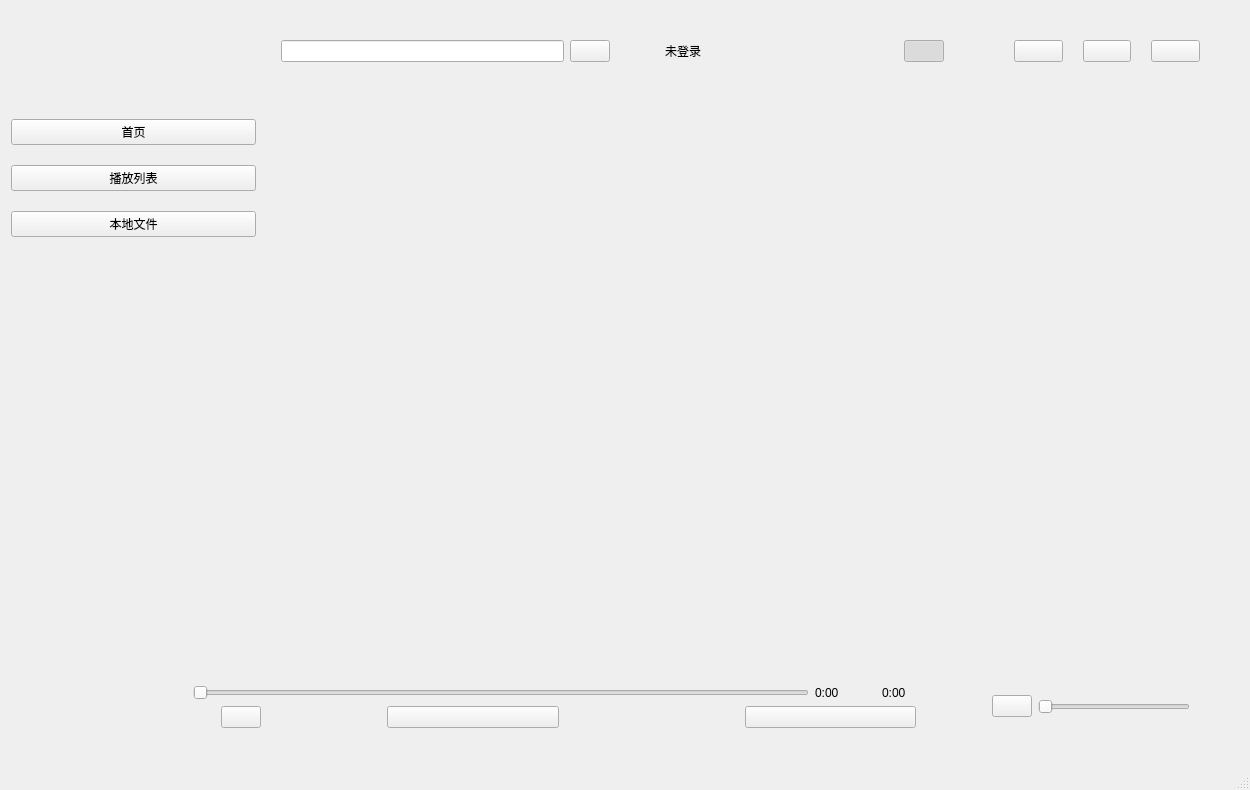
<?xml version="1.0" encoding="UTF-8"?>
<ui version="4.0">
 <class>MainWindow</class>
 <widget class="QMainWindow" name="MainWindow">
  <property name="geometry">
   <rect>
    <x>0</x>
    <y>0</y>
    <width>1250</width>
    <height>790</height>
   </rect>
  </property>
  <property name="windowTitle">
   <string>MainWindow</string>
  </property>
  <widget class="QWidget" name="centralwidget">
   <layout class="QHBoxLayout" name="horizontalLayout_6">
    <item>
     <layout class="QVBoxLayout" name="mainlLayout" stretch="1,10,1">
      <property name="leftMargin">
       <number>1</number>
      </property>
      <property name="topMargin">
       <number>1</number>
      </property>
      <property name="rightMargin">
       <number>1</number>
      </property>
      <property name="bottomMargin">
       <number>1</number>
      </property>
      <item>
       <layout class="QHBoxLayout" name="titleLayout" stretch="2,3,3,2">
        <property name="spacing">
         <number>20</number>
        </property>
        <property name="leftMargin">
         <number>20</number>
        </property>
        <property name="topMargin">
         <number>20</number>
        </property>
        <property name="rightMargin">
         <number>20</number>
        </property>
        <property name="bottomMargin">
         <number>20</number>
        </property>
        <item>
         <layout class="QHBoxLayout" name="logoLayout">
          <property name="leftMargin">
           <number>30</number>
          </property>
          <property name="rightMargin">
           <number>30</number>
          </property>
          <item>
           <widget class="QLabel" name="label">
            <property name="text">
             <string/>
            </property>
            <property name="pixmap">
             <pixmap resource="resource.qrc">:/images1/logo(1)(1).png</pixmap>
            </property>
           </widget>
          </item>
         </layout>
        </item>
        <item>
         <widget class="QWidget" name="searchWidgt" native="true">
          <layout class="QHBoxLayout" name="searchLayout" stretch="4,0">
           <property name="leftMargin">
            <number>5</number>
           </property>
           <property name="rightMargin">
            <number>5</number>
           </property>
           <item>
            <widget class="QLineEdit" name="lineEdit"/>
           </item>
           <item>
            <widget class="QPushButton" name="rightButton">
             <property name="text">
              <string/>
             </property>
             <property name="icon">
              <iconset resource="resource.qrc">
               <normaloff>:/images2/sousuo2.png</normaloff>:/images2/sousuo2.png</iconset>
             </property>
            </widget>
           </item>
          </layout>
         </widget>
        </item>
        <item>
         <layout class="QHBoxLayout" name="userLayout" stretch="4,0">
          <property name="leftMargin">
           <number>30</number>
          </property>
          <property name="rightMargin">
           <number>30</number>
          </property>
          <item>
           <widget class="QLabel" name="userNameLabel">
            <property name="sizePolicy">
             <sizepolicy hsizetype="Preferred" vsizetype="Preferred">
              <horstretch>0</horstretch>
              <verstretch>0</verstretch>
             </sizepolicy>
            </property>
            <property name="text">
             <string>未登录</string>
            </property>
           </widget>
          </item>
          <item>
           <widget class="QPushButton" name="iconButton">
            <property name="text">
             <string/>
            </property>
            <property name="icon">
             <iconset resource="resource.qrc">
              <normaloff>:/images2/touxiang.png</normaloff>:/images2/touxiang.png</iconset>
            </property>
            <property name="checkable">
             <bool>true</bool>
            </property>
            <property name="checked">
             <bool>true</bool>
            </property>
           </widget>
          </item>
         </layout>
        </item>
        <item>
         <layout class="QHBoxLayout" name="operateLayout">
          <property name="spacing">
           <number>20</number>
          </property>
          <property name="leftMargin">
           <number>20</number>
          </property>
          <property name="topMargin">
           <number>10</number>
          </property>
          <property name="rightMargin">
           <number>20</number>
          </property>
          <property name="bottomMargin">
           <number>10</number>
          </property>
          <item>
           <widget class="QPushButton" name="minButton">
            <property name="sizePolicy">
             <sizepolicy hsizetype="Preferred" vsizetype="Preferred">
              <horstretch>0</horstretch>
              <verstretch>0</verstretch>
             </sizepolicy>
            </property>
            <property name="maximumSize">
             <size>
              <width>50</width>
              <height>50</height>
             </size>
            </property>
            <property name="styleSheet">
             <string notr="true"/>
            </property>
            <property name="text">
             <string/>
            </property>
            <property name="icon">
             <iconset resource="resource.qrc">
              <normaloff>:/images2/min_hei.png</normaloff>:/images2/min_hei.png</iconset>
            </property>
           </widget>
          </item>
          <item>
           <widget class="QPushButton" name="maxiButton">
            <property name="enabled">
             <bool>true</bool>
            </property>
            <property name="sizePolicy">
             <sizepolicy hsizetype="Preferred" vsizetype="Preferred">
              <horstretch>0</horstretch>
              <verstretch>0</verstretch>
             </sizepolicy>
            </property>
            <property name="maximumSize">
             <size>
              <width>50</width>
              <height>50</height>
             </size>
            </property>
            <property name="text">
             <string/>
            </property>
            <property name="icon">
             <iconset resource="resource.qrc">
              <normaloff>:/images2/max_hei.png</normaloff>:/images2/max_hei.png</iconset>
            </property>
           </widget>
          </item>
          <item>
           <widget class="QPushButton" name="closeButton">
            <property name="sizePolicy">
             <sizepolicy hsizetype="Preferred" vsizetype="Preferred">
              <horstretch>0</horstretch>
              <verstretch>0</verstretch>
             </sizepolicy>
            </property>
            <property name="maximumSize">
             <size>
              <width>50</width>
              <height>50</height>
             </size>
            </property>
            <property name="text">
             <string/>
            </property>
            <property name="icon">
             <iconset resource="resource.qrc">
              <normaloff>:/images2/quit_hei.png</normaloff>:/images2/quit_hei.png</iconset>
            </property>
           </widget>
          </item>
         </layout>
        </item>
       </layout>
      </item>
      <item>
       <layout class="QHBoxLayout" name="screenlLayout" stretch="1,4">
        <property name="spacing">
         <number>1</number>
        </property>
        <property name="leftMargin">
         <number>1</number>
        </property>
        <property name="topMargin">
         <number>1</number>
        </property>
        <property name="rightMargin">
         <number>1</number>
        </property>
        <property name="bottomMargin">
         <number>1</number>
        </property>
        <item>
         <layout class="QVBoxLayout" name="verticalLayout" stretch="1,1,1,0">
          <property name="spacing">
           <number>20</number>
          </property>
          <property name="topMargin">
           <number>20</number>
          </property>
          <property name="bottomMargin">
           <number>20</number>
          </property>
          <item>
           <widget class="QPushButton" name="pushButton">
            <property name="text">
             <string>首页</string>
            </property>
            <property name="icon">
             <iconset resource="resource.qrc">
              <normaloff>:/images2/systemTray.png</normaloff>:/images2/systemTray.png</iconset>
            </property>
           </widget>
          </item>
          <item>
           <widget class="QPushButton" name="toPlaylistButton">
            <property name="text">
             <string>播放列表</string>
            </property>
            <property name="icon">
             <iconset resource="resource.qrc">
              <normaloff>:/images1/playlist-hover.png</normaloff>:/images1/playlist-hover.png</iconset>
            </property>
           </widget>
          </item>
          <item>
           <widget class="QPushButton" name="select_file">
            <property name="text">
             <string>本地文件</string>
            </property>
            <property name="icon">
             <iconset resource="resource.qrc">
              <normaloff>:/images2/mini_hei.png</normaloff>:/images2/mini_hei.png</iconset>
            </property>
           </widget>
          </item>
          <item>
           <spacer name="verticalSpacer_6">
            <property name="orientation">
             <enum>Qt::Vertical</enum>
            </property>
            <property name="sizeHint" stdset="0">
             <size>
              <width>20</width>
              <height>40</height>
             </size>
            </property>
           </spacer>
          </item>
         </layout>
        </item>
        <item>
         <widget class="QStackedWidget" name="stackedWidget">
          <property name="minimumSize">
           <size>
            <width>800</width>
            <height>0</height>
           </size>
          </property>
          <property name="currentIndex">
           <number>1</number>
          </property>
          <widget class="QWidget" name="logwidget">
           <widget class="QWidget" name="verticalLayoutWidget_2">
            <property name="geometry">
             <rect>
              <x>260</x>
              <y>70</y>
              <width>371</width>
              <height>291</height>
             </rect>
            </property>
            <layout class="QVBoxLayout" name="verticalLayout_2">
             <property name="topMargin">
              <number>0</number>
             </property>
             <property name="bottomMargin">
              <number>0</number>
             </property>
             <item>
              <spacer name="verticalSpacer_5">
               <property name="orientation">
                <enum>Qt::Vertical</enum>
               </property>
               <property name="sizeHint" stdset="0">
                <size>
                 <width>20</width>
                 <height>40</height>
                </size>
               </property>
              </spacer>
             </item>
             <item>
              <layout class="QHBoxLayout" name="horizontalLayout_2">
               <property name="spacing">
                <number>0</number>
               </property>
               <property name="leftMargin">
                <number>0</number>
               </property>
               <property name="rightMargin">
                <number>0</number>
               </property>
               <property name="bottomMargin">
                <number>0</number>
               </property>
               <item>
                <spacer name="horizontalSpacer_3">
                 <property name="orientation">
                  <enum>Qt::Horizontal</enum>
                 </property>
                 <property name="sizeHint" stdset="0">
                  <size>
                   <width>40</width>
                   <height>20</height>
                  </size>
                 </property>
                </spacer>
               </item>
               <item>
                <widget class="QLabel" name="lable">
                 <property name="text">
                  <string>请登录</string>
                 </property>
                </widget>
               </item>
               <item>
                <spacer name="horizontalSpacer_8">
                 <property name="orientation">
                  <enum>Qt::Horizontal</enum>
                 </property>
                 <property name="sizeHint" stdset="0">
                  <size>
                   <width>40</width>
                   <height>20</height>
                  </size>
                 </property>
                </spacer>
               </item>
              </layout>
             </item>
             <item>
              <spacer name="verticalSpacer_2">
               <property name="orientation">
                <enum>Qt::Vertical</enum>
               </property>
               <property name="sizeHint" stdset="0">
                <size>
                 <width>20</width>
                 <height>40</height>
                </size>
               </property>
              </spacer>
             </item>
             <item>
              <layout class="QHBoxLayout" name="horizontalLayout_3">
               <item>
                <spacer name="horizontalSpacer_5">
                 <property name="orientation">
                  <enum>Qt::Horizontal</enum>
                 </property>
                 <property name="sizeHint" stdset="0">
                  <size>
                   <width>40</width>
                   <height>20</height>
                  </size>
                 </property>
                </spacer>
               </item>
               <item>
                <widget class="QLabel" name="label_4">
                 <property name="text">
                  <string>用户名</string>
                 </property>
                </widget>
               </item>
               <item>
                <widget class="QLineEdit" name="username1"/>
               </item>
               <item>
                <spacer name="horizontalSpacer_4">
                 <property name="orientation">
                  <enum>Qt::Horizontal</enum>
                 </property>
                 <property name="sizeHint" stdset="0">
                  <size>
                   <width>40</width>
                   <height>20</height>
                  </size>
                 </property>
                </spacer>
               </item>
              </layout>
             </item>
             <item>
              <spacer name="verticalSpacer_3">
               <property name="orientation">
                <enum>Qt::Vertical</enum>
               </property>
               <property name="sizeHint" stdset="0">
                <size>
                 <width>20</width>
                 <height>40</height>
                </size>
               </property>
              </spacer>
             </item>
             <item>
              <layout class="QHBoxLayout" name="horizontalLayout_4">
               <item>
                <spacer name="horizontalSpacer_6">
                 <property name="orientation">
                  <enum>Qt::Horizontal</enum>
                 </property>
                 <property name="sizeHint" stdset="0">
                  <size>
                   <width>40</width>
                   <height>20</height>
                  </size>
                 </property>
                </spacer>
               </item>
               <item>
                <widget class="QLabel" name="label_5">
                 <property name="text">
                  <string>  密码  </string>
                 </property>
                </widget>
               </item>
               <item>
                <widget class="QLineEdit" name="userpassword"/>
               </item>
               <item>
                <spacer name="horizontalSpacer_7">
                 <property name="orientation">
                  <enum>Qt::Horizontal</enum>
                 </property>
                 <property name="sizeHint" stdset="0">
                  <size>
                   <width>40</width>
                   <height>20</height>
                  </size>
                 </property>
                </spacer>
               </item>
              </layout>
             </item>
             <item>
              <spacer name="verticalSpacer_4">
               <property name="orientation">
                <enum>Qt::Vertical</enum>
               </property>
               <property name="sizeHint" stdset="0">
                <size>
                 <width>20</width>
                 <height>40</height>
                </size>
               </property>
              </spacer>
             </item>
             <item>
              <layout class="QHBoxLayout" name="horizontalLayout_5">
               <item>
                <spacer name="horizontalSpacer_2">
                 <property name="orientation">
                  <enum>Qt::Horizontal</enum>
                 </property>
                 <property name="sizeHint" stdset="0">
                  <size>
                   <width>40</width>
                   <height>20</height>
                  </size>
                 </property>
                </spacer>
               </item>
               <item>
                <widget class="QPushButton" name="logButton">
                 <property name="text">
                  <string>登录</string>
                 </property>
                </widget>
               </item>
               <item>
                <widget class="QPushButton" name="regButton">
                 <property name="text">
                  <string>注册</string>
                 </property>
                </widget>
               </item>
               <item>
                <spacer name="horizontalSpacer_9">
                 <property name="orientation">
                  <enum>Qt::Horizontal</enum>
                 </property>
                 <property name="sizeHint" stdset="0">
                  <size>
                   <width>40</width>
                   <height>20</height>
                  </size>
                 </property>
                </spacer>
               </item>
              </layout>
             </item>
             <item>
              <spacer name="verticalSpacer">
               <property name="orientation">
                <enum>Qt::Vertical</enum>
               </property>
               <property name="sizeHint" stdset="0">
                <size>
                 <width>20</width>
                 <height>40</height>
                </size>
               </property>
              </spacer>
             </item>
            </layout>
           </widget>
          </widget>
          <widget class="VideoWidget" name="screenWidget"/>
          <widget class="QWidget" name="firstpage"/>
          <widget class="QWidget" name="userpage">
           <widget class="QWidget" name="userwidget" native="true">
            <property name="geometry">
             <rect>
              <x>0</x>
              <y>0</y>
              <width>981</width>
              <height>511</height>
             </rect>
            </property>
            <widget class="QPushButton" name="sign_button">
             <property name="geometry">
              <rect>
               <x>420</x>
               <y>170</y>
               <width>93</width>
               <height>41</height>
              </rect>
             </property>
             <property name="font">
              <font>
               <family>Cascadia Code</family>
               <pointsize>10</pointsize>
               <weight>75</weight>
               <italic>false</italic>
               <bold>true</bold>
              </font>
             </property>
             <property name="text">
              <string>签到</string>
             </property>
             <property name="icon">
              <iconset>
               <normaloff>../images1/like-hover.png</normaloff>../images1/like-hover.png</iconset>
             </property>
            </widget>
            <widget class="QPushButton" name="Personality_set_button">
             <property name="geometry">
              <rect>
               <x>320</x>
               <y>280</y>
               <width>299</width>
               <height>61</height>
              </rect>
             </property>
             <property name="font">
              <font>
               <family>Constantia</family>
               <pointsize>10</pointsize>
              </font>
             </property>
             <property name="text">
              <string>   个人信息设置          &gt;</string>
             </property>
             <property name="icon">
              <iconset>
               <normaloff>../images1/个人信息.png</normaloff>../images1/个人信息.png</iconset>
             </property>
             <property name="iconSize">
              <size>
               <width>32</width>
               <height>32</height>
              </size>
             </property>
            </widget>
            <widget class="QPushButton" name="logout_button">
             <property name="geometry">
              <rect>
               <x>320</x>
               <y>340</y>
               <width>299</width>
               <height>61</height>
              </rect>
             </property>
             <property name="font">
              <font>
               <family>Calisto MT</family>
               <pointsize>10</pointsize>
              </font>
             </property>
             <property name="text">
              <string>退出登录</string>
             </property>
             <property name="icon">
              <iconset>
               <normaloff>../images1/退出.png</normaloff>../images1/退出.png</iconset>
             </property>
             <property name="iconSize">
              <size>
               <width>32</width>
               <height>32</height>
              </size>
             </property>
            </widget>
            <widget class="QGraphicsView" name="self_picture">
             <property name="geometry">
              <rect>
               <x>400</x>
               <y>60</y>
               <width>131</width>
               <height>101</height>
              </rect>
             </property>
            </widget>
            <widget class="QLabel" name="label_2">
             <property name="geometry">
              <rect>
               <x>330</x>
               <y>220</y>
               <width>41</width>
               <height>61</height>
              </rect>
             </property>
             <property name="font">
              <font>
               <family>DejaVu Math TeX Gyre</family>
               <pointsize>11</pointsize>
              </font>
             </property>
             <property name="frameShadow">
              <enum>QFrame::Raised</enum>
             </property>
             <property name="text">
              <string>   昵称</string>
             </property>
             <property name="textFormat">
              <enum>Qt::RichText</enum>
             </property>
            </widget>
            <widget class="QTextBrowser" name="textBrowser">
             <property name="geometry">
              <rect>
               <x>380</x>
               <y>230</y>
               <width>241</width>
               <height>51</height>
              </rect>
             </property>
            </widget>
           </widget>
          </widget>
          <widget class="QWidget" name="MusicPage">
           <widget class="QTableWidget" name="MusicTable">
            <property name="geometry">
             <rect>
              <x>0</x>
              <y>0</y>
              <width>981</width>
              <height>511</height>
             </rect>
            </property>
            <property name="styleSheet">
             <string notr="true">QTableWidget
{
	background: transparent;
	border: none;
	alternate-background-color: rgba(132, 136, 139, 20);
}

QHeaderView::section
{
	background-color: transparent;
}

QTableView QTableCornerButton::section
{
	background:transparent;
}
</string>
            </property>
           </widget>
          </widget>
          <widget class="setuser" name="setuserpage"/>
          <widget class="QWidget" name="searchPage">
           <widget class="QTableWidget" name="searchResultTable">
            <property name="geometry">
             <rect>
              <x>0</x>
              <y>0</y>
              <width>981</width>
              <height>511</height>
             </rect>
            </property>
            <property name="styleSheet">
             <string notr="true">QTableWidget
{
	background: transparent;
	border: none;
	alternate-background-color: rgba(132, 136, 139, 20);
}

QHeaderView::section
{
	background-color: transparent;
}

QTableView QTableCornerButton::section
{
	background:transparent;
}
</string>
            </property>
            <property name="editTriggers">
             <set>QAbstractItemView::NoEditTriggers</set>
            </property>
            <property name="alternatingRowColors">
             <bool>true</bool>
            </property>
            <property name="showGrid">
             <bool>false</bool>
            </property>
           </widget>
          </widget>
         </widget>
        </item>
       </layout>
      </item>
      <item>
       <layout class="QHBoxLayout" name="bottomLayout" stretch="1,3,1">
        <property name="leftMargin">
         <number>20</number>
        </property>
        <property name="topMargin">
         <number>20</number>
        </property>
        <property name="rightMargin">
         <number>20</number>
        </property>
        <property name="bottomMargin">
         <number>20</number>
        </property>
        <item>
         <layout class="QHBoxLayout" name="informationLayout">
          <property name="leftMargin">
           <number>20</number>
          </property>
          <property name="topMargin">
           <number>20</number>
          </property>
          <property name="rightMargin">
           <number>20</number>
          </property>
          <property name="bottomMargin">
           <number>20</number>
          </property>
          <item>
           <widget class="QLabel" name="FileName">
            <property name="enabled">
             <bool>true</bool>
            </property>
            <property name="sizePolicy">
             <sizepolicy hsizetype="Preferred" vsizetype="Preferred">
              <horstretch>0</horstretch>
              <verstretch>0</verstretch>
             </sizepolicy>
            </property>
            <property name="minimumSize">
             <size>
              <width>0</width>
              <height>0</height>
             </size>
            </property>
            <property name="maximumSize">
             <size>
              <width>105</width>
              <height>30</height>
             </size>
            </property>
            <property name="text">
             <string/>
            </property>
           </widget>
          </item>
         </layout>
        </item>
        <item>
         <layout class="QVBoxLayout" name="progressLayout">
          <property name="leftMargin">
           <number>10</number>
          </property>
          <property name="topMargin">
           <number>10</number>
          </property>
          <property name="rightMargin">
           <number>10</number>
          </property>
          <property name="bottomMargin">
           <number>10</number>
          </property>
          <item>
           <layout class="QHBoxLayout" name="sliderLayout" stretch="10,1,1">
            <property name="leftMargin">
             <number>2</number>
            </property>
            <property name="rightMargin">
             <number>2</number>
            </property>
            <item>
             <widget class="VideoSlider" name="processSlider">
              <property name="minimumSize">
               <size>
                <width>400</width>
                <height>0</height>
               </size>
              </property>
              <property name="orientation">
               <enum>Qt::Horizontal</enum>
              </property>
             </widget>
            </item>
            <item>
             <widget class="QLabel" name="playTimeLabel">
              <property name="text">
               <string>0:00</string>
              </property>
             </widget>
            </item>
            <item>
             <widget class="QLabel" name="durationTimeLabel">
              <property name="text">
               <string>0:00</string>
              </property>
             </widget>
            </item>
           </layout>
          </item>
          <item>
           <layout class="QHBoxLayout" name="horizontalLayout" stretch="0,0,1,0,1">
            <property name="leftMargin">
             <number>30</number>
            </property>
            <property name="rightMargin">
             <number>30</number>
            </property>
            <item>
             <widget class="QPushButton" name="fullscreen">
              <property name="text">
               <string/>
              </property>
              <property name="icon">
               <iconset resource="resource.qrc">
                <normaloff>:/images2/maximize.png</normaloff>:/images2/maximize.png</iconset>
              </property>
             </widget>
            </item>
            <item>
             <spacer name="horizontalSpacer">
              <property name="orientation">
               <enum>Qt::Horizontal</enum>
              </property>
              <property name="sizeHint" stdset="0">
               <size>
                <width>120</width>
                <height>20</height>
               </size>
              </property>
             </spacer>
            </item>
            <item>
             <widget class="QPushButton" name="shutButton">
              <property name="text">
               <string/>
              </property>
              <property name="icon">
               <iconset resource="resource.qrc">
                <normaloff>:/images1/stop.png</normaloff>:/images1/stop.png</iconset>
              </property>
             </widget>
            </item>
            <item>
             <spacer name="horizontalSpacer_10">
              <property name="orientation">
               <enum>Qt::Horizontal</enum>
              </property>
              <property name="sizeHint" stdset="0">
               <size>
                <width>180</width>
                <height>20</height>
               </size>
              </property>
             </spacer>
            </item>
            <item>
             <widget class="QPushButton" name="playButton">
              <property name="text">
               <string/>
              </property>
              <property name="icon">
               <iconset resource="resource.qrc">
                <normaloff>:/images1/pause.png</normaloff>
                <normalon>:/images1/play.png</normalon>:/images1/pause.png</iconset>
              </property>
              <property name="checkable">
               <bool>true</bool>
              </property>
             </widget>
            </item>
           </layout>
          </item>
         </layout>
        </item>
        <item>
         <layout class="QHBoxLayout" name="volumeLayout" stretch="1,5">
          <property name="leftMargin">
           <number>30</number>
          </property>
          <property name="rightMargin">
           <number>30</number>
          </property>
          <item>
           <widget class="QPushButton" name="muteBtn">
            <property name="maximumSize">
             <size>
              <width>70</width>
              <height>16777215</height>
             </size>
            </property>
            <property name="text">
             <string/>
            </property>
            <property name="icon">
             <iconset resource="resource.qrc">
              <normaloff>:/images1/volume-hover(1).png</normaloff>
              <normalon>:/images1/novolume.png</normalon>:/images1/volume-hover(1).png</iconset>
            </property>
            <property name="checkable">
             <bool>true</bool>
            </property>
           </widget>
          </item>
          <item>
           <widget class="VideoSlider" name="volumeSlider">
            <property name="orientation">
             <enum>Qt::Horizontal</enum>
            </property>
           </widget>
          </item>
         </layout>
        </item>
       </layout>
      </item>
     </layout>
    </item>
   </layout>
  </widget>
  <widget class="QMenuBar" name="menubar">
   <property name="geometry">
    <rect>
     <x>0</x>
     <y>0</y>
     <width>1250</width>
     <height>26</height>
    </rect>
   </property>
  </widget>
  <widget class="QStatusBar" name="statusbar"/>
 </widget>
 <customwidgets>
  <customwidget>
   <class>VideoWidget</class>
   <extends>QWidget</extends>
   <header>videowidget.h</header>
   <container>1</container>
  </customwidget>
  <customwidget>
   <class>VideoSlider</class>
   <extends>QSlider</extends>
   <header>videoslider.h</header>
  </customwidget>
  <customwidget>
   <class>setuser</class>
   <extends>QWidget</extends>
   <header location="global">setuser.h</header>
   <container>1</container>
  </customwidget>
 </customwidgets>
 <resources>
  <include location="resource.qrc"/>
 </resources>
 <connections/>
</ui>
